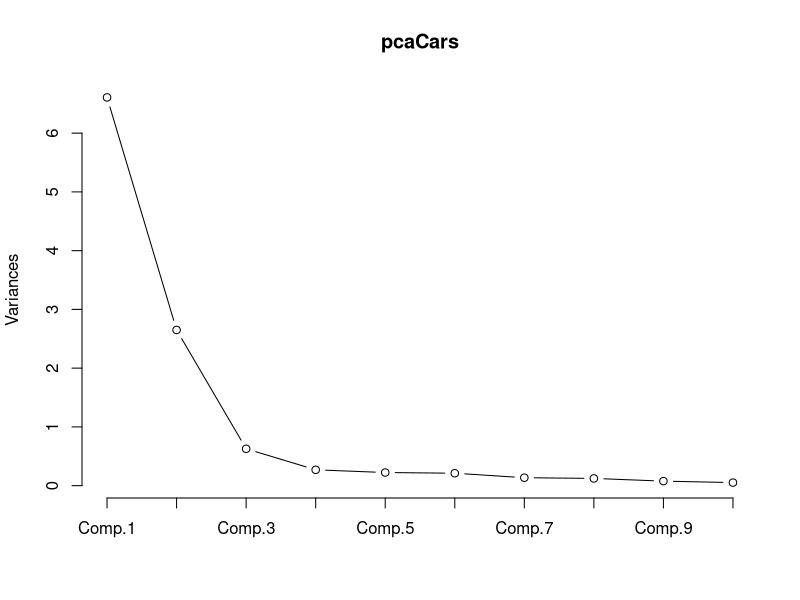

Here is the R script that generated this plot:
#### Principal Component Analysis using Cars Dataset ####

# cor = TRUE indicates that PCA is performed on
# standardized data (mean = 0, variance = 1)
pcaCars <- princomp(mtcars, cor = TRUE)

# view objects stored in pcaCars
names(pcaCars)

# proportion of variance explained
summary(pcaCars)

# scree plot
plot(pcaCars, type = "l")